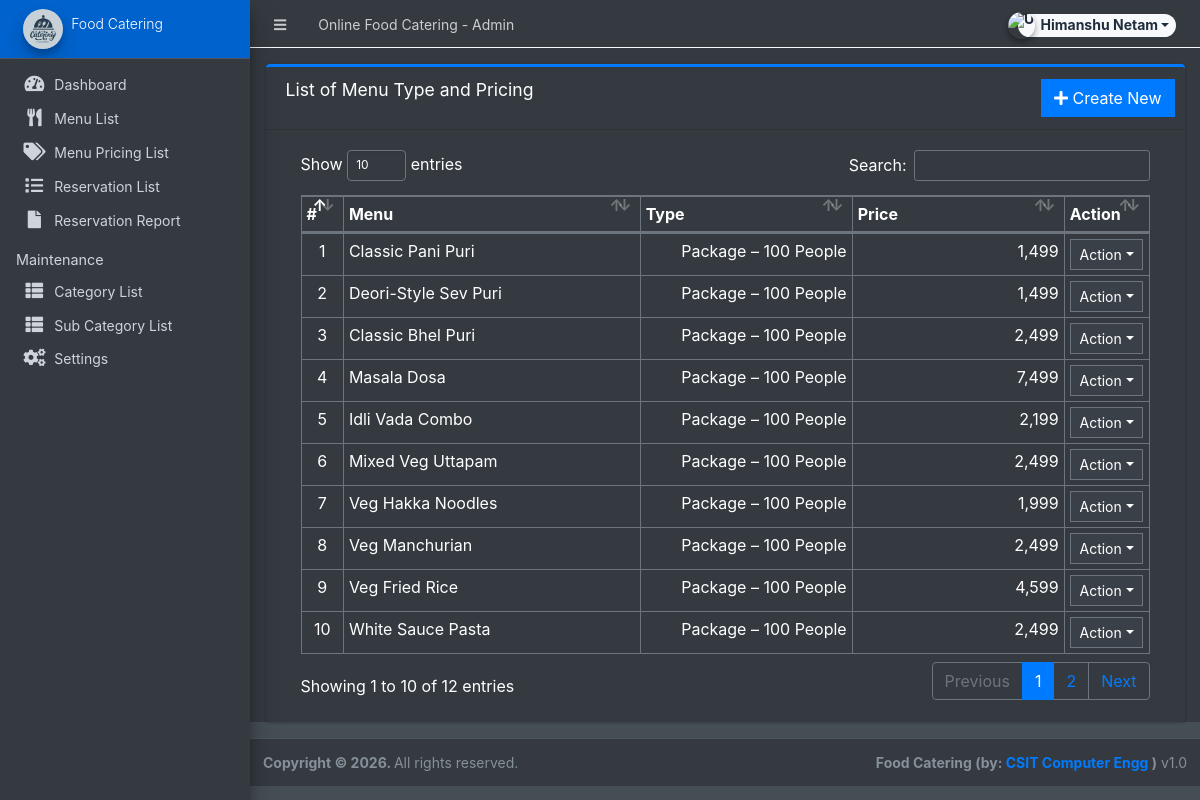
Screenshot of /admin/?page=inventory (signed in) with the database file from the repository.
### tables this page shows
CREATE TABLE `inventory` (
  `id` int(30) NOT NULL,
  `product_id` int(30) NOT NULL,
  `type_name` text DEFAULT NULL,
  `description` text DEFAULT NULL,
  `price` float NOT NULL,
  `date_created` datetime NOT NULL DEFAULT current_timestamp(),
  `date_updated` datetime DEFAULT NULL ON UPDATE current_timestamp()
);

CREATE TABLE `products` (
  `id` int(30) NOT NULL,
  `category_id` int(30) NOT NULL,
  `sub_category_id` int(30) NOT NULL,
  `title` varchar(250) NOT NULL,
  `description` text NOT NULL,
  `status` tinyint(1) NOT NULL DEFAULT 1,
  `date_created` datetime NOT NULL DEFAULT current_timestamp()
);

### admin/inventory/index.php (the view, shortened to what this page needs)
<div class="card card-outline card-primary">
	<div class="card-header">
		<h3 class="card-title">List of Menu Type and Pricing</h3>
		<div class="card-tools">
			<a href="?page=inventory/manage_type" class="btn btn-flat btn-primary"><span class="fas fa-plus"></span>  Create New</a>
		</div>
	</div>
	<div class="card-body">
		<div class="container-fluid">
        <div class="container-fluid">
			<table class="table table-bordered table-stripped">
				<colgroup>
					<col width="5%">
					<col width="35%">
					<col width="25%">
					<col width="25%">
					<col width="10%">
				</colgroup>
				<thead>
					<tr>
						<th>#</th>
						<th>Menu</th>
						<th>Type</th>
						<th>Price</th>
						<th>Action</th>
					</tr>
				</thead>
				<tbody>
					<?php
					$i = 1;
						$qry = $conn->query("SELECT i.*,p.title as product from `inventory` i inner join `products` p on p.id = i.product_id order by unix_timestamp(i.date_created) desc ");
						while($row = $qry->fetch_assoc()):
						foreach($row as $k=> $v){
							$row[$k] = trim(stripslashes($v));
						}
					?>
						<tr>
							<td class="text-center"><?php echo $i++; ?></td>
							<td><?php echo $row['product'] ?></td>
							<td class="text-right"><?php echo $row['type_name'] ?></td>
							<td class="text-right"><?php echo number_format($row['price']) ?></td>
							<td align="center">
								 <button type="button" class="btn btn-flat btn-default btn-sm dropdown-toggle dropdown-icon" data-toggle="dropdown">
				                  		Action
				                  </button>
							</td>
						</tr>
					<?php endwhile; ?>
				</tbody>
			</table>
		</div>
		</div>
	</div>
</div>

### rows the page displays
inventory: product.title "Classic Pani Puri", type_name "Package – 100 People", price "1,499"
inventory: product.title "Deori-Style Sev Puri", type_name "Package – 100 People", price "1,499"
inventory: product.title "Classic Bhel Puri", type_name "Package – 100 People", price "2,499"
inventory: product.title "Masala Dosa", type_name "Package – 100 People", price "7,499"
inventory: product.title "Idli Vada Combo", type_name "Package – 100 People", price "2,199"
inventory: product.title "Mixed Veg Uttapam", type_name "Package – 100 People", price "2,499"
inventory: product.title "Veg Hakka Noodles", type_name "Package – 100 People", price "1,999"
inventory: product.title "Veg Manchurian", type_name "Package – 100 People", price "2,499"
inventory: product.title "Veg Fried Rice", type_name "Package – 100 People", price "4,599"
inventory: product.title "White Sauce Pasta", type_name "Package – 100 People", price "2,499"

### other values shown
$_settings->info('name') "Online Food Catering"
$_settings->userdata('firstname').' '.$_settings->userdata('lastname') "Himanshu Netam"
$_settings->info('short_name') "Food Catering"
